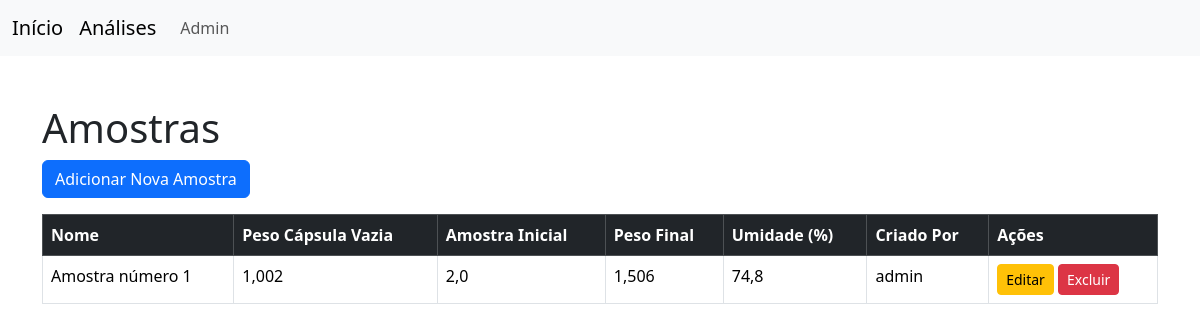
The page /projeto/1/analise/1/ (signed in) on the database its author committed.
### controle/models.py (models this page shows, shortened)
class Amostra(models.Model):
    id = models.AutoField(primary_key=True)
    nome = models.TextField(max_length=255, null=False)
    analise = models.ForeignKey("Analise", on_delete=models.CASCADE)
    peso_cap_vazia = models.FloatField()
    amostra_inicial = models.FloatField()
    peso_final = models.FloatField()
    criado_por = models.ForeignKey(Usuario, on_delete=models.SET_NULL, null=True, related_name="amostras_criados")
    atualizado_por = models.ForeignKey(Usuario, on_delete=models.SET_NULL, null=True, related_name="amostras_atualizados")
    def umidade(self):
        peso_inicial = self.peso_cap_vazia + self.amostra_inicial
        umidade = ((peso_inicial - self.peso_final)/ self.amostra_inicial) * 100
        return round(umidade,2)

class Usuario(AbstractUser):
    administrador = models.BooleanField(default=False, verbose_name='Administrador')

### controle/views.py (the view)
# urls.py: path('projeto/<int:projeto_id>/analise/<int:id>/', analise, name="amostras"),
@login_required
def analise(request, projeto_id,id):
    amostras = Amostra.objects.all().filter(analise_id = id ).order_by('-id')
    return render(request, "amostra.html", {"amostras": amostras, "projeto_id": projeto_id, "analise_id": id})

### controle/templates/amostra.html (shortened to what this page needs)
<!DOCTYPE html>
<html lang="pt-br">
<head>
    <link href="https://cdn.jsdelivr.net/npm/bootstrap@5.3.3/dist/css/bootstrap.min.css" rel="stylesheet">
</head>
<body>
    <nav class="navbar navbar-expand-lg navbar-light bg-light">
        <div class="container-fluid">
            <a class="navbar-brand" href="/">Início</a>
            <a class="navbar-brand" href="/projeto/{{ projeto_id }}">Análises</a>
            <div class="collapse navbar-collapse" id="navbarNav">
                <ul class="navbar-nav">
                    {% if user.administrador %}
                    <li class="nav-item">
                        <a class="nav-link" href="/admin">Admin</a>
                    </li>
                    {% endif %}
                </ul>
            </div>
        </div>
    </nav>
    <div class="container mt-5">
        <h1>Amostras</h1>
        {% if user.administrador %}
            <a href="/projeto/{{ projeto_id }}/analise/{{analise_id}}/criar_amostra" class="btn btn-primary mb-3">Adicionar Nova Amostra</a>
        {% endif %}
        <table class="table table-bordered">
            <thead class="table-dark">
                <tr>
                    <th>Nome</th>
                    <th>Peso Cápsula Vazia</th>
                    <th>Amostra Inicial</th>
                    <th>Peso Final</th>
                    <th>Umidade (%)</th>
                    <th>Criado Por</th>
                    <th>Ações</th>
                </tr>
            </thead>
            <tbody>
                {% for amostra in amostras %}
                <tr>
                    <td>{{ amostra.nome }}</td>
                    <td>{{ amostra.peso_cap_vazia }}</td>
                    <td>{{ amostra.amostra_inicial }}</td>
                    <td>{{ amostra.peso_final }}</td>
                    <td>{{ amostra.umidade }}</td>
                    <td>{{ amostra.criado_por }}</td>
                    <td>
                        <a href="/projeto/{{ projeto_id }}/analise/{{ analise_id }}/editar_amostra/{{ amostra.id }}" class="btn btn-warning btn-sm">Editar</a>
                        <form action="/projeto/{{ projeto_id }}/analise/{{ analise_id }}/excluir_amostra/{{ amostra.id }}" method="POST" style="display:inline;" onsubmit="return confirmarExclusao();">
                            <button type="submit" class="btn btn-danger btn-sm">Excluir</button>
                        </form>
                    </td>
                </tr>
                {% endfor %}
            </tbody>
        </table>
    </div>
</body>
</html>

### rows shown on the page
Amostra: nome "Amostra número 1", peso_cap_vazia "1,002", amostra_inicial "2,0", peso_final "1,506", umidade "74,8", criado_por "admin"
